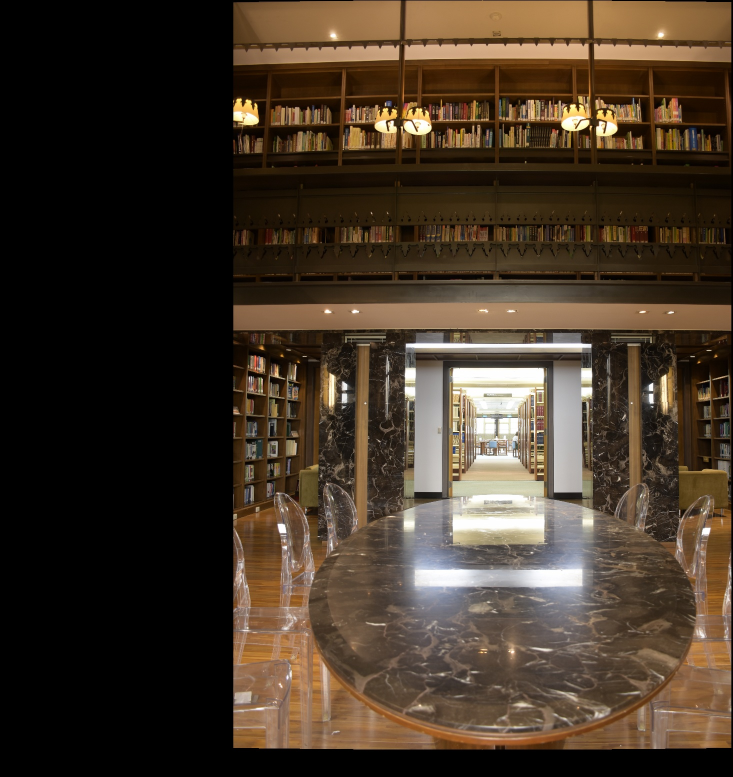
#> input picture 1.jpg, 1465 x 1554 px, found by its file name (shown at 1/2 size)
$ python utils.py
#> lines starting #> are read from the running program, lines starting #| are printed output that depends on the picture
### lib/features/detection.py
import cv2
import os
import numpy as np
from matplotlib import pyplot as plt
from scipy.signal import convolve2d
from scipy.ndimage import gaussian_filter, sobel

''' Implementation of Feature detection '''

def sobel_filter(ori):
    ''' x, y direction sobel filter. '''
    if ori == 'x':
        return np.array([
            [1, 0, -1],
            [2, 0, -2],
            [1, 0, -1]
        ])
    else:
        return np.array([
            [1, 2, 1],
            [0, 0, 0],
            [-1, -2, -1]
        ])

def compute_corner_response(S_xx, S_xy, S_yy, k = 0.04):
    det = S_xx * S_yy - S_xy ** 2
    trace = S_xx + S_yy
    response = det - k * (trace ** 2)
    return response

def adaptive_non_maximal_suppresion(sorted_indices, response, x, y, c_robust = 1):
    radius = np.zeros(sorted_indices.shape)
    radius[sorted_indices[0]] = np.inf
    for i, idx in enumerate(sorted_indices[1:], start = 1):
        neighbor_response = response[sorted_indices[:i]] * c_robust
        valid_neighbor = sorted_indices[:i][np.where(response[idx] < neighbor_response)]
        if len(valid_neighbor) == 0: # no valid neighbors
            continue
        delta_x = x[valid_neighbor] - x[idx]
        delta_y = y[valid_neighbor] - y[idx]
        r_min = np.min(np.sqrt(delta_x ** 2 + delta_y ** 2))
        radius[idx] = r_min
    return radius

def get_feature_discriptors(img, x_coors, y_coors, w):
    assert len(x_coors) == len(y_coors)

    features = np.zeros((len(x_coors), 8 ** 2))
    img = np.pad(img, w // 2, 'symmetric')
    for i, (x, y) in enumerate(zip(x_coors, y_coors)):
        patch = cv2.resize(img[y:y+w, x:x+w], (8, 8), interpolation = cv2.INTER_CUBIC)
        patch = patch.ravel() # flatten
        mean = np.mean(patch)
        std = np.std(patch)
        patch = (patch - mean) / std
        features[i] = patch
    return features

def harris_corner_detection(img_file, downscale, r_threshold = 1e8, max_features = 500, window = 20, non_maximal_suppression = True):
    img = cv2.imread(img_file, cv2.IMREAD_GRAYSCALE)
    h, w = img.shape
    img = cv2.resize(img, (w // int(downscale), h // int(downscale)), interpolation = cv2.INTER_CUBIC)
    print("Image size: {}".format(img.shape))

    I_x = convolve2d(img, sobel_filter('x'), boundary = 'symm', mode = 'same')
    I_y = convolve2d(img, sobel_filter('y'), boundary = 'symm', mode = 'same')

    I_xx = I_x ** 2
    I_yy = I_y ** 2
    I_xy = I_x * I_y

    # Gaussian filter params
    sigma = 1.0
    window_size = 3
    truncate = ((window_size - 1) // 2 - 0.5) / sigma

    S_xx = gaussian_filter(I_xx, sigma = 1, truncate = truncate)
    S_yy = gaussian_filter(I_yy, sigma = 1, truncate = truncate)
    S_xy = gaussian_filter(I_xy, sigma = 1, truncate = truncate)

    corner_response = compute_corner_response(S_xx, S_xy, S_yy, k = 0.04)
    y, x = np.where(corner_response >= r_threshold)
    valid_response = corner_response[y, x] # those over threshold
    #print(valid_response.shape)

    sorted_indices = (-valid_response).argsort() # sort indices by response value
    if non_maximal_suppression:
        suppresion_radius = adaptive_non_maximal_suppresion(sorted_indices, valid_response, x, y)
        final_indices = (-suppresion_radius).argsort()[:max_features]
    else:
        final_indices = sorted_indices[:max_features]
    y, x = y[final_indices], x[final_indices]

    features = get_feature_discriptors(img, x, y, w = window)
    return x, y, corner_response, features

# [30 lines left out: function get_features, not called in this run]

### lib/utils.py
import cv2
import os
import numpy as np
import matplotlib.pyplot as plt
from .features.detection import harris_corner_detection
from .features.matching import least_error_ratio_match

# [5 lines left out: function read_image, not called in this run]

def plot_detection(x, y, img_file, corner_response):
    colored_img = cv2.imread(img_file)[:,:,::-1]
    h, w = corner_response.shape
    colored_img = cv2.resize(colored_img, (w, h), interpolation = cv2.INTER_CUBIC)

    f, ax = plt.subplots(1, 2)
    ax[0].imshow(corner_response, cmap = 'gray')
    ax[1].imshow(colored_img)
    ax[1].scatter(x, y, marker = '+', color = 'red')
    for i in range(2):
        ax[i].axes.get_xaxis().set_visible(False)
        ax[i].axes.get_yaxis().set_visible(False)
    plt.tight_layout()
    plt.show()

def test_detection(img_path, downscale = 4):
    x, y, r, f = harris_corner_detection(img_path, downscale, r_threshold = 1e8, max_features = 100, window = 3)
#| Image size: (388, 366)
#> in harris_corner_detection, `I_xy = I_x * I_y`:
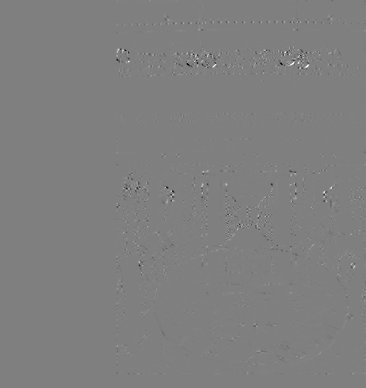
#> I_xy: shape (388, 366) int64; min -423939, max 421185, mean 13; drawn with min black and max white
#> in compute_corner_response, `det = S_xx * S_yy - S_xy ** 2`:
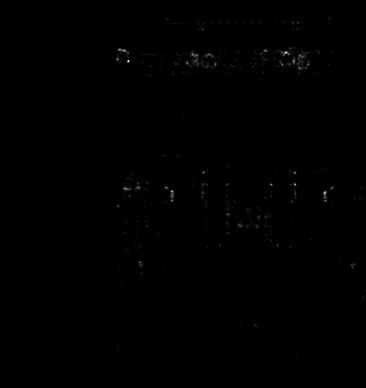
#> det: shape (388, 366) int64; min -116964, max 5.74e+10, mean 134395789.1; drawn with min black and max white
#> in compute_corner_response, `trace = S_xx + S_yy`:
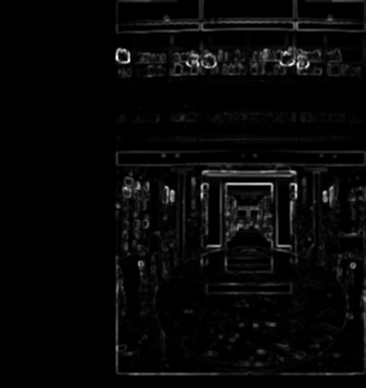
#> trace: shape (388, 366) int64; min 0, max 599991, mean 17764.3; drawn with min black and max white
#> in compute_corner_response, `response = det - k * (trace ** 2)`:
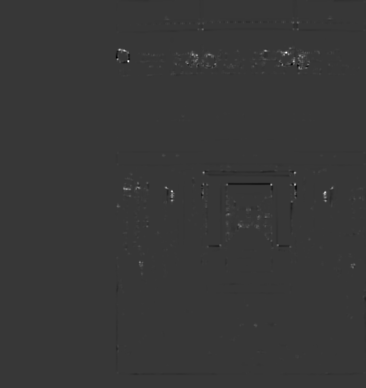
#> response: shape (388, 366) float64; min -1.28e+10, max 4.63e+10, mean 50468067.8; drawn with min black and max white
#> in harris_corner_detection, `y, x = np.where(corner_response >= r_threshold)`: y = 9263 values from 0 to 374; x = 9263 values, max 365 at index 12, min 116 at index 5, mean 233.2
#> in harris_corner_detection, `valid_response = corner_response[y, x]`: valid_response = 9263 values, max 4.63e+10 at index 933, min 100001352.2 at index 2835, mean 1.25e+09
#> in harris_corner_detection, `sorted_indices = (-valid_response).argsort()`: sorted_indices = 9263 values, max 9262 at index 8884, min 0 at index 7354, mean 4631
#> the loop in adaptive_non_maximal_suppresion, `for i, idx in enumerate(sorted_indices[1:], start = 1):` made 9262 passes
#> (idx, r_min) on passes 14 to 16: (4296, 1), (4289, 23), (686, 20.1)
#> in harris_corner_detection, `final_indices = (-suppresion_radius).argsort()[:max_features]`: final_indices = 100 values, max 9253 at index 46, min 0 at index 80, mean 5541.7
#> in harris_corner_detection, `y, x = y[final_indices], x[final_indices]`: y = 100 values, max 373 at index 46, min 0 at index 66, mean 203.2; x = 100 values, max 364 at index 17, min 117 at index 30, mean 236.2
#> in get_feature_discriptors, `img = np.pad(img, w // 2, 'symmetric')`:
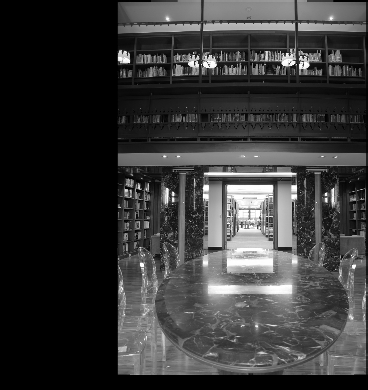
#> img: shape (390, 368); min 0, max 255, mean 54.9
#> the loop in get_feature_discriptors, `for i, (x, y) in enumerate(zip(x_coors, y_coors)):` made 100 passes
#> (x, y, mean, std) on passes 1 to 12: (286, 52, 160.3, 83.44), (128, 61, 125.2, 97.74), (325, 192, 169.3, 67.86), (171, 191, 146.4, 77.43), (255, 325, 200.6, 36.04), (118, 346, 154.2, 25.73), (139, 262, 174.6, 67.36), (354, 264, 184, 58.62), (192, 54, 143.9, 75.86), (240, 226, 176.2, 63.17), (297, 357, 149, 40.87), (277, 245, 117.9, 70.67)
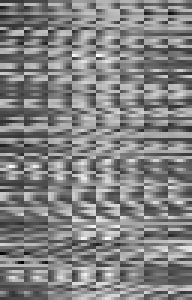
#> f: shape (100, 64) float64 (shown 3 times larger); min -2.99, max 2.85, mean -1.39e-18; drawn with min black and max white
    plot_detection(x, y, img_path, r)
#> in plot_detection, `plt.show()`:
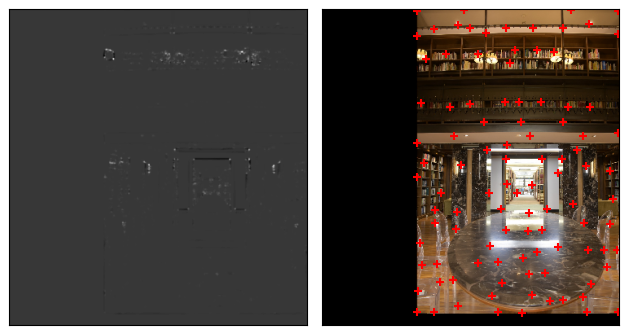
#> figure drawn by matplotlib, 2 panels

# [61 lines left out: functions plot_matching, plot_compare, get_image_size, not called in this run]

if __name__ == '__main__':
    img_file = '../runs/lib1/images/1.JPG'
    test_detection(img_file)
